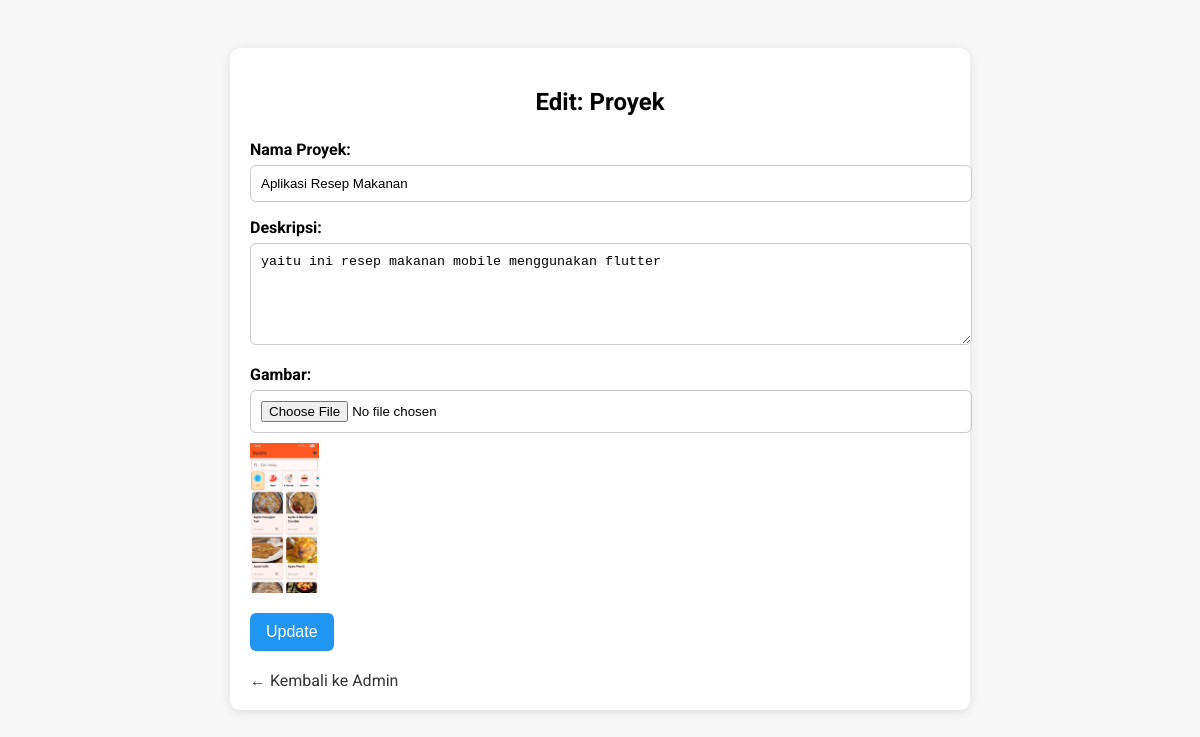
The page /edit.php?tabel=proyek&id=7 (signed in) on the database its author committed.
### tables this page shows
CREATE TABLE `proyek` (
  `id` int(11) NOT NULL,
  `nama_proyek` varchar(255) DEFAULT NULL,
  `deskripsi` text DEFAULT NULL,
  `gambar` varchar(255) DEFAULT NULL
);

### edit.php (the view, shortened to what this page needs)
<?php
include 'koneksi.php';
$tabel = $_GET['tabel'] ?? '';
$id = intval($_GET['id'] ?? 0);
$query = mysqli_query($conn, "SELECT * FROM $tabel WHERE id=$id");
$data = mysqli_fetch_assoc($query);
?>
<!DOCTYPE html>
<html>
<head>
</head>
<body>
  <div class="form-container">
    <h2>Edit: <?= ucwords(str_replace('_', ' ', $tabel)) ?></h2>
    <form method="POST" enctype="multipart/form-data">
      <?php foreach ($data as $key => $val): ?>
        <?php if ($key === 'id') continue; ?>
        <label><?= ucwords(str_replace('_', ' ', $key)) ?>:</label>
        <?php if ($key === 'gambar'): ?>
          <input type="file" name="gambar" accept="image/*">
          <?php if (!empty($val)): ?>
            <img src="upload/<?= $val ?>" class="preview">
          <?php endif; ?>
        <?php elseif (strlen($val) > 100 || str_contains($key, 'deskripsi') || str_contains($key, 'konten')): ?>
          <textarea name="<?= $key ?>"><?= htmlspecialchars($val) ?></textarea>
        <?php else: ?>
          <input type="text" name="<?= $key ?>" value="<?= htmlspecialchars($val) ?>">
        <?php endif; ?>
      <?php endforeach; ?>
      <button type="submit">Update</button>
    </form>
    <a href="admin.php" class="back-link">← Kembali ke Admin</a>
  </div>
</body>
</html>

### edit.php (style rules this page uses)
body { font-family: 'Roboto', sans-serif; background-color: #f7f7f7; padding: 40px; }
.form-container { max-width: 700px; margin: auto; background: white; padding: 20px; border-radius: 10px; box-shadow: 0 2px 10px rgba(0,0,0,0.1); }
h2 { text-align: center; margin-bottom: 24px; }
label { display: block; margin-top: 16px; font-weight: bold; }
input[type="text"], textarea, input[type="file"] { width: 100%; padding: 10px; margin-top: 6px; border: 1px solid #ccc; border-radius: 6px; }
textarea { resize: vertical; min-height: 80px; }
img.preview { margin-top: 10px; max-height: 150px; display: block; }
button { margin-top: 20px; background-color: #2196F3; color: white; padding: 10px 16px; border: none; border-radius: 6px; cursor: pointer; font-size: 16px; }
a.back-link { display: inline-block; margin-top: 20px; text-decoration: none; color: #333; }

### rows shown on the page
proyek: nama_proyek "Aplikasi Resep Makanan", deskripsi "yaitu ini resep makanan mobile menggunakan flutter", gambar (picture)

### other values the page prints
str_replace('_', ' ', $tabel) "Proyek"
str_replace('_', ' ', $key) "Nama Proyek"
str_replace('_', ' ', $key) "Deskripsi"
str_replace('_', ' ', $key) "Gambar"
